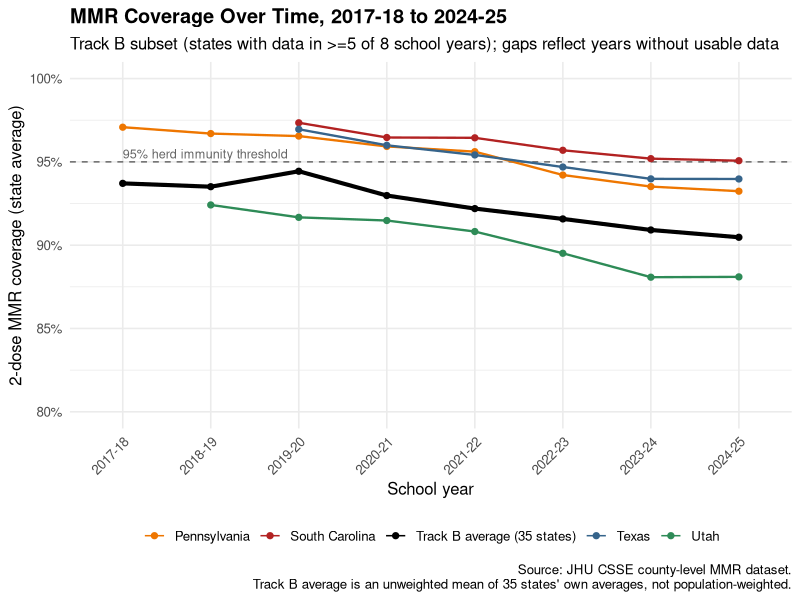
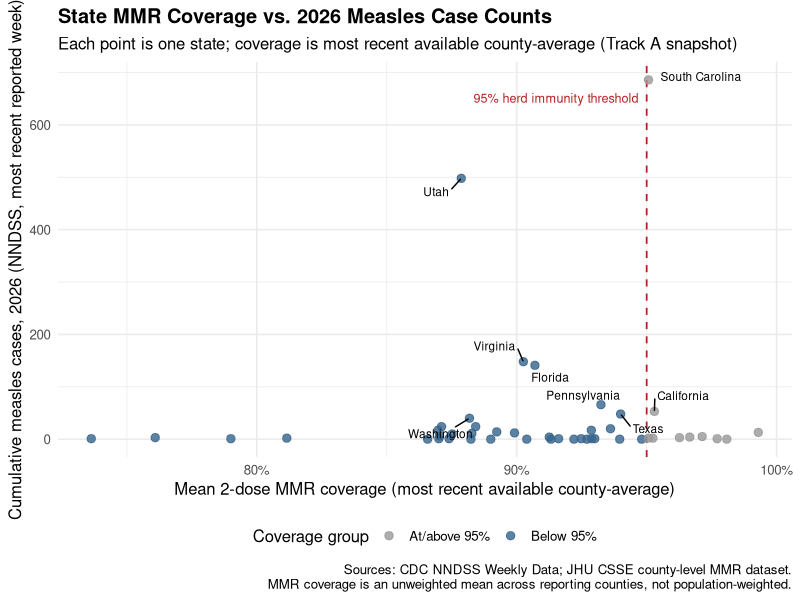
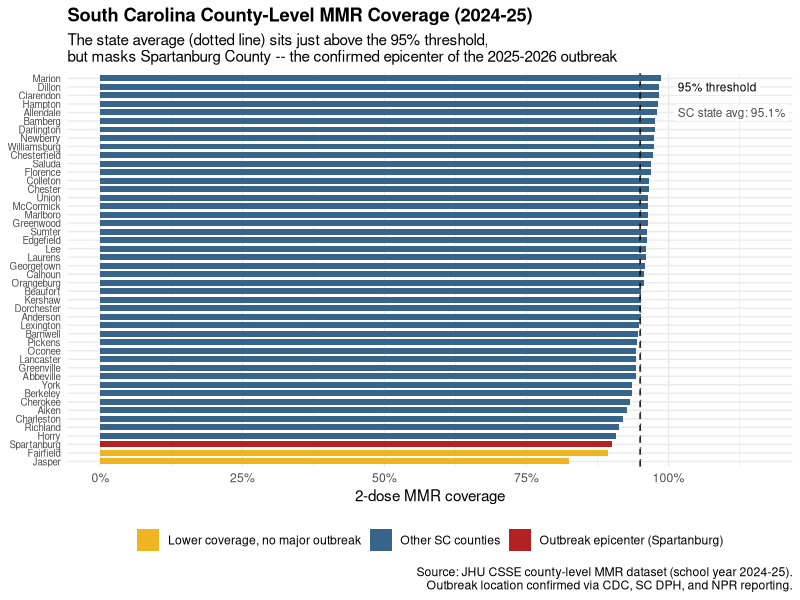
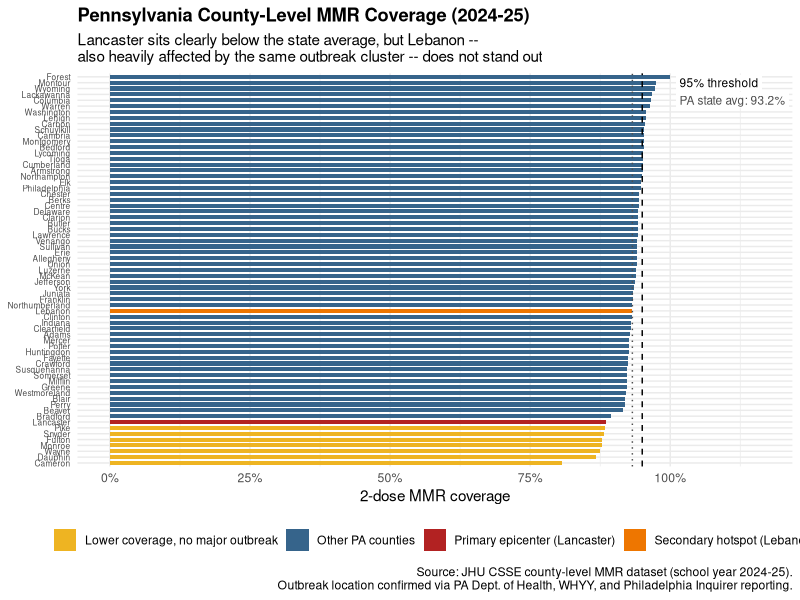

Recreate these plots in R, in order.
## ---- chunk 1
knitr::opts_chunk$set(echo = TRUE, message = FALSE, warning = FALSE,
                       fig.width = 9, fig.height = 6.5)
library(tidyverse)
library(ggrepel)
library(scales)
## ---- chunk 2
mmr_trend <- read_csv("data/clean/mmr_state_trend_20260704.csv")
## ---- chunk 3
highlight_states <- c("SC", "PA", "TX", "UT")

track_b_avg <- mmr_trend %>%
  group_by(school_year) %>%
  summarise(mean_mmr_rate = mean(mean_mmr_rate, na.rm = TRUE), .groups = "drop") %>%
  mutate(State = "Track B average (35 states)")

plot_data <- mmr_trend %>%
  filter(State %in% highlight_states) %>%
  select(State, school_year, mean_mmr_rate) %>%
  bind_rows(track_b_avg) %>%
  mutate(
    school_year = factor(school_year, levels = c(
      "2017-18","2018-19","2019-20","2020-21",
      "2021-22","2022-23","2023-24","2024-25"
    )),
    line_group = if_else(State == "Track B average (35 states)", "Average", "Highlighted state")
  )

ggplot(plot_data, aes(x = school_year, y = mean_mmr_rate, group = State,
                       color = State, linewidth = line_group)) +
  geom_hline(yintercept = 0.95, linetype = "dashed", color = "gray40", linewidth = 0.5) +
  geom_line(na.rm = TRUE) +
  geom_point(size = 1.8, na.rm = TRUE) +
  annotate("text", x = 1, y = 0.955, label = "95% herd immunity threshold",
           hjust = 0, size = 3.2, color = "gray40") +
  scale_x_discrete() +
  scale_linewidth_manual(values = c("Average" = 1.4, "Highlighted state" = 0.8), guide = "none") +
  scale_color_manual(values = c(
    "Track B average (35 states)" = "black",
    "SC" = "firebrick", "PA" = "darkorange2", "TX" = "steelblue4", "UT" = "seagreen4"
  ), labels = c(
    "Track B average (35 states)" = "Track B average (35 states)",
    "SC" = "South Carolina", "PA" = "Pennsylvania", "TX" = "Texas", "UT" = "Utah"
  )) +
  scale_y_continuous(labels = percent, limits = c(0.8, 1)) +
  labs(
    title = "MMR Coverage Over Time, 2017-18 to 2024-25",
    subtitle = "Track B subset (states with data in >=5 of 8 school years); gaps reflect years without usable data",
    x = "School year", y = "2-dose MMR coverage (state average)", color = NULL,
    caption = "Source: JHU CSSE county-level MMR dataset.\nTrack B average is an unweighted mean of 35 states' own averages, not population-weighted."
  ) +
  theme_minimal(base_size = 12) +
  theme(plot.title = element_text(face = "bold"), legend.position = "bottom",
        axis.text.x = element_text(angle = 45, hjust = 1))
## ---- chunk 4
coverage_vs_cases <- read_csv("data/clean/coverage_vs_cases_joined_20260704.csv")
## ---- chunk 5
states_to_label <- coverage_vs_cases %>%
  slice_max(order_by = cases_2026_ytd, n = 8)

ggplot(coverage_vs_cases, aes(x = mean_mmr_rate, y = cases_2026_ytd)) +
  geom_vline(xintercept = 0.95, linetype = "dashed", color = "firebrick", linewidth = 0.6) +
  annotate("text", x = 0.95, y = max(coverage_vs_cases$cases_2026_ytd) * 0.95,
           label = "95% herd immunity threshold", hjust = 1.05, size = 3.2,
           color = "firebrick") +
  geom_point(aes(color = coverage_group), size = 2.5, alpha = 0.8) +
  geom_text_repel(data = states_to_label, aes(label = state_name),
                   size = 3, color = "black", max.overlaps = 20,
                   box.padding = 0.5, seed = 42) +
  scale_color_manual(values = c("Below 95%" = "steelblue4", "At/above 95%" = "gray60")) +
  scale_y_continuous(labels = comma) +
  scale_x_continuous(labels = percent) +
  labs(
    title = "State MMR Coverage vs. 2026 Measles Case Counts",
    subtitle = "Each point is one state; coverage is most recent available county-average (Track A snapshot)",
    x = "Mean 2-dose MMR coverage (most recent available county-average)",
    y = "Cumulative measles cases, 2026 (NNDSS, most recent reported week)",
    color = "Coverage group",
    caption = "Sources: CDC NNDSS Weekly Data; JHU CSSE county-level MMR dataset.\nMMR coverage is an unweighted mean across reporting counties, not population-weighted."
  ) +
  theme_minimal(base_size = 12) +
  theme(plot.title = element_text(face = "bold"), legend.position = "bottom")
## ---- chunk 6
cor.test(coverage_vs_cases$mean_mmr_rate, coverage_vs_cases$cases_2026_ytd,
          method = "spearman")

coverage_vs_cases %>%
  group_by(coverage_group) %>%
  summarise(
    n_states = n(),
    median_cases = median(cases_2026_ytd),
    mean_cases = mean(cases_2026_ytd),
    max_cases = max(cases_2026_ytd),
    .groups = "drop"
  )

wilcox.test(cases_2026_ytd ~ coverage_group, data = coverage_vs_cases)
## ---- chunk 7
sc_counties <- read_csv("data/clean/sc_county_mmr_20260704.csv") %>%
  mutate(County = fct_reorder(County, mmr_rate))

sc_state_avg <- mean(sc_counties$mmr_rate)
n_sc <- nrow(sc_counties)

ggplot(sc_counties, aes(x = mmr_rate, y = County, fill = highlight)) +
  geom_col(width = 0.7) +
  geom_vline(xintercept = 0.95, linetype = "dashed", color = "black", linewidth = 0.5) +
  geom_vline(xintercept = sc_state_avg, linetype = "dotted", color = "gray30", linewidth = 0.5) +
  annotate("label", x = 1.01, y = n_sc - 1, label = "95% threshold",
           hjust = 0, size = 3, color = "black", label.size = 0, fill = "white") +
  annotate("label", x = 1.01, y = n_sc - 4,
           label = paste0("SC state avg: ", percent(sc_state_avg, accuracy = 0.1)),
           hjust = 0, size = 3, color = "gray30", label.size = 0, fill = "white") +
  scale_fill_manual(values = c(
    "Outbreak epicenter (Spartanburg)" = "firebrick",
    "Lower coverage, no major outbreak" = "goldenrod2",
    "Other SC counties" = "steelblue4"
  )) +
  scale_x_continuous(labels = percent, limits = c(0, 1.16),
                      breaks = c(0, 0.25, 0.5, 0.75, 1.0)) +
  labs(
    title = "South Carolina County-Level MMR Coverage (2024-25)",
    subtitle = "The state average (dotted line) sits just above the 95% threshold,\nbut masks Spartanburg County -- the confirmed epicenter of the 2025-2026 outbreak",
    x = "2-dose MMR coverage", y = NULL, fill = NULL,
    caption = "Source: JHU CSSE county-level MMR dataset (school year 2024-25).\nOutbreak location confirmed via CDC, SC DPH, and NPR reporting."
  ) +
  theme_minimal(base_size = 11) +
  theme(plot.title = element_text(face = "bold"), legend.position = "bottom",
        axis.text.y = element_text(size = 7))
## ---- chunk 8
pa_counties <- read_csv("data/clean/pa_county_mmr_20260704.csv") %>%
  mutate(County = fct_reorder(County, mmr_rate))

pa_state_avg <- mean(pa_counties$mmr_rate)
n_pa <- nrow(pa_counties)

ggplot(pa_counties, aes(x = mmr_rate, y = County, fill = highlight)) +
  geom_col(width = 0.7) +
  geom_vline(xintercept = 0.95, linetype = "dashed", color = "black", linewidth = 0.5) +
  geom_vline(xintercept = pa_state_avg, linetype = "dotted", color = "gray30", linewidth = 0.5) +
  annotate("label", x = 1.01, y = n_pa - 1, label = "95% threshold",
           hjust = 0, size = 3, color = "black", label.size = 0, fill = "white") +
  annotate("label", x = 1.01, y = n_pa - 4,
           label = paste0("PA state avg: ", percent(pa_state_avg, accuracy = 0.1)),
           hjust = 0, size = 3, color = "gray30", label.size = 0, fill = "white") +
  scale_fill_manual(values = c(
    "Primary epicenter (Lancaster)" = "firebrick",
    "Secondary hotspot (Lebanon)" = "darkorange2",
    "Lower coverage, no major outbreak" = "goldenrod2",
    "Other PA counties" = "steelblue4"
  )) +
  scale_x_continuous(labels = percent, limits = c(0, 1.16),
                      breaks = c(0, 0.25, 0.5, 0.75, 1.0)) +
  labs(
    title = "Pennsylvania County-Level MMR Coverage (2024-25)",
    subtitle = "Lancaster sits clearly below the state average, but Lebanon --\nalso heavily affected by the same outbreak cluster -- does not stand out",
    x = "2-dose MMR coverage", y = NULL, fill = NULL,
    caption = "Source: JHU CSSE county-level MMR dataset (school year 2024-25).\nOutbreak location confirmed via PA Dept. of Health, WHYY, and Philadelphia Inquirer reporting."
  ) +
  theme_minimal(base_size = 11) +
  theme(plot.title = element_text(face = "bold"), legend.position = "bottom",
        axis.text.y = element_text(size = 6))
